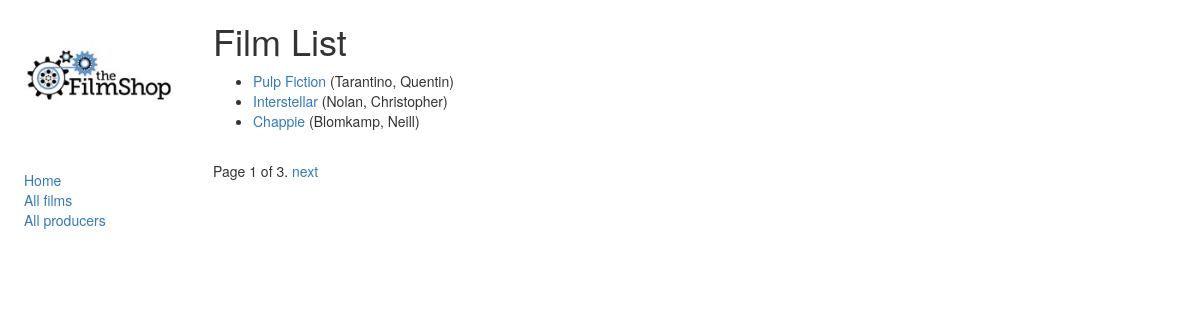
Page /catalog/films/ on the committed database.
### catalog/models.py (models this page shows, shortened)
class Film(models.Model):
    title = models.CharField(max_length=200)
    producer = models.ForeignKey('Producer', on_delete=models.SET_NULL, null=True)
    summary = models.TextField(max_length=1000, help_text="Enter a brief description of the film")
    genre = models.ManyToManyField(Genre, help_text="Select a genre for this film")
    language = models.ForeignKey('Language', on_delete=models.SET_NULL, null=True)
    def get_absolute_url(self):
        return reverse('film-detail', args=[str(self.id)])
    def display_genre(self):
        """
                        Creates a string for the Genre. This is required to display genre in Admin.
                        """
        return ','.join([genre.name for genre in self.genre.all()[:3]])
    display_genre.short_description = 'Genre'

class Producer(models.Model):
        first_name = models.CharField(max_length=100)
        last_name = models.CharField(max_length=100)
        date_of_birth = models.DateField(null=True, blank=True)
        date_of_death = models.DateField('Died', null=True, blank=True)
        def __str__(self):
            return '{0}, {1}'.format(self.last_name, self.first_name)

### catalog/views.py (the view)
# urls.py: path('films/', views.FilmListView.as_view(), name = 'films'),
class FilmListView(generic.ListView):  #oтображение выполнит запрос к базе данных, получит все записи заданной модели (Film),
    model = Film
    paginate_by = 3
    def get_context_data(self, **kwargs):
        context = super(FilmListView, self).get_context_data(**kwargs)
        context['some_data'] = 'This is just some data'
        return context

### templates/catalog/film_list.html
{% extends "base_generic.html" %}
{% block content %}
    <h1>Film List</h1>
    {% if film_list %}
    <ul>
      {% for film in film_list %}
      <li>
        <a href="{{ film.get_absolute_url}}">{{ film.title }}</a> ({{film.producer}})
      </li>
      {% endfor %}
    </ul>
    {% else %}
      <p>There are no films in the film shop.</p>
    {% endif %}
{% endblock %}

### rows in the picture
Film: title "Pulp Fiction", producer "Tarantino, Quentin"
Film: title "Interstellar", producer "Nolan, Christopher"
Film: title "Chappie", producer "Blomkamp, Neill"

### other values in the picture
{{ page_obj.number }} "1"
{{ page_obj.paginator.num_pages }} "3"
